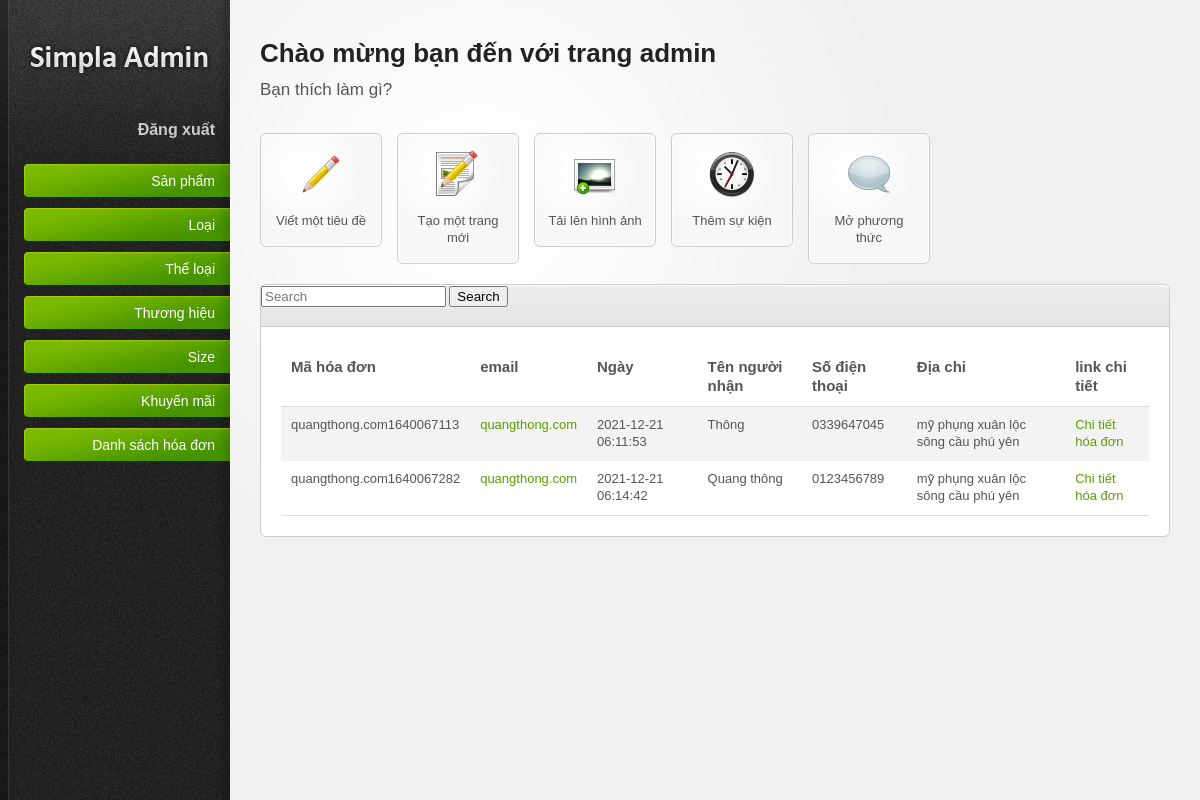
The page /admin/index.php?controller=list (signed in) on the database its author committed.
### tables this page shows
CREATE TABLE IF NOT EXISTS `hoadon` (
  `mahd` varchar(100) NOT NULL,
  `email` varchar(50) NOT NULL,
  `ngayhd` datetime NOT NULL,
  `tennguoinhan` varchar(50) NOT NULL,
  `diachinguoinhan` varchar(80) NOT NULL,
  `ngaynhan` date NOT NULL,
  `dienthoai` varchar(10) NOT NULL,
  PRIMARY KEY (`mahd`)
);

### admin/class/Utilities.php (called while the page is built, shortened)
<?php
class Utilities
{
    public static function get($key, $defaultValue='')
    {
        return isset($_GET[$key])?$_GET[$key]:$defaultValue;
    }
}

### admin/class/Db.php (called while the page is built, shortened)
<?php
class  Db
{
    protected static $pdo;
    public function __construct()
    {
            self::$pdo= new PDO('mysql:host='.HOST.';dbname=' . DB, USER,PW);
            self::$pdo->query('set names utf8');
    }
    protected function selectQuery($sql, $arr=[])
    {
        $stm = self::$pdo->prepare($sql);
        $stm->execute($arr);
        return $stm->fetchAll();
    }
}

### admin/class/oderlist.php (called while the page is built, shortened)
<?php
class oderlist extends Db
{
    function getAll()
    {
        return $this->selectQuery('SELECT * FROM hoadon ');
    }
}

### admin/Views/list/index.php (the view, shortened to what this page needs)
<div class="content-box">
				<div class="content-box-header">
                <form class="form-inline my-2 my-lg-0" action='index.php' method='get'>
                        <input class="form-control mr-sm-2" type="text" placeholder="Search" name='kw' value=<?php echo $kw ?>>
                        <button class="btn btn-outline-success my-2 my-sm-0" type="submit">Search</button>
              </form>
				</div>
				<div class="content-box-content">
					<div class="tab-content default-tab" id="tab1">
						<table>
							<thead>
								<tr>
								   <th>Mã hóa đơn</th>
								   <th>email</th>
								   <th>Ngày</th>
								   <th>Tên người nhận</th>
								   <th>Số điện thoại</th>
								   <th>Địa chỉ</th>
								   <th>link chi tiết </th>
								</tr>
							</thead>
							<tbody>
								<?php
                                foreach($dataProduct as $r){
                                    ?>
                                        <tr>
                                            <td><?php echo  $r['mahd'] ?></td>
                                            <td><a href="#" title="title"><?php echo $r['email'] ?></a></td>
                                            <td><?php echo  $r['ngayhd'] ?></td>
                                            <td><?php echo  $r['tennguoinhan'] ?></td>
											<td><?php echo  $r['dienthoai'] ?></td>
											<td><?php echo  $r['diachinguoinhan'] ?></td>
                                           <td><a href="index.php?mahd=<?php echo  $r['mahd'] ?>&controller=chitiet" > Chi tiết hóa đơn </a></td>
								        </tr>
                                    <?php
                                }
                                ?>
							</tbody>
						</table>
					</div>
				</div>
			</div>
					</div>
				</div>

### admin/resources/css/style.css (style rules this page uses)
html { font-size: 100%; height: 100%; margin-bottom: 1px; }
body { font-family: Arial, Helvetica, sans-serif; color: #555; background: #f0f0f0 url('../images/bg-body.gif') top left repeat-y; font-size: 12px; }
a { color: #57a000; text-decoration: none; }
.content-box { border: 1px solid #ccc; margin: 0 0 20px 0; background: #fff; }
.content-box-header { background: #e5e5e5 url('../images/bg-content-box.gif') top left repeat-x; margin-top: 1px; height: 40px; }
.content-box-content { padding: 20px; font-size: 13px; border-top: 1px solid #ccc; }
#main-content table { width: 100%; border-collapse: collapse; }
#main-content table thead th { font-weight: bold; font-size: 15px; border-bottom: 1px solid #ddd; }
#main-content tbody { border-bottom: 1px solid #ddd; }
#main-content tbody tr { background: #fff; }
#main-content tbody tr.alt-row { background: #f3f3f3; }
#main-content table td, #main-content table th { padding: 10px; line-height: 1.3em; }

### admin/resources/css/invalid.css (style rules this page uses)
.content-box, .content-box-header, ul.content-box-tabs li a.current, .shortcut-button, .notification { -moz-border-radius: 6px; -webkit-border-radius: 6px; border-radius: 6px; }
.content-box-header { -moz-border-radius-bottomleft: 0; -moz-border-radius-bottomright: 0; -webkit-border-bottom-left-radius: 0; -webkit-border-bottom-right-radius: 0; border-bottom-left-radius: 0; border-bottom-right-radius: 0; }

### rows shown on the page
hoadon: mahd "quangthong.com1640067113", email "quangthong.com", ngayhd "2021-12-21 06:11:53", tennguoinhan "Thông", dienthoai "0339647045", diachinguoinhan "mỹ phụng xuân lộc sông cầu phú yên"
hoadon: mahd "quangthong.com1640067282", email "quangthong.com", ngayhd "2021-12-21 06:14:42", tennguoinhan "Quang thông", dienthoai "0123456789", diachinguoinhan "mỹ phụng xuân lộc sông cầu phú yên"
